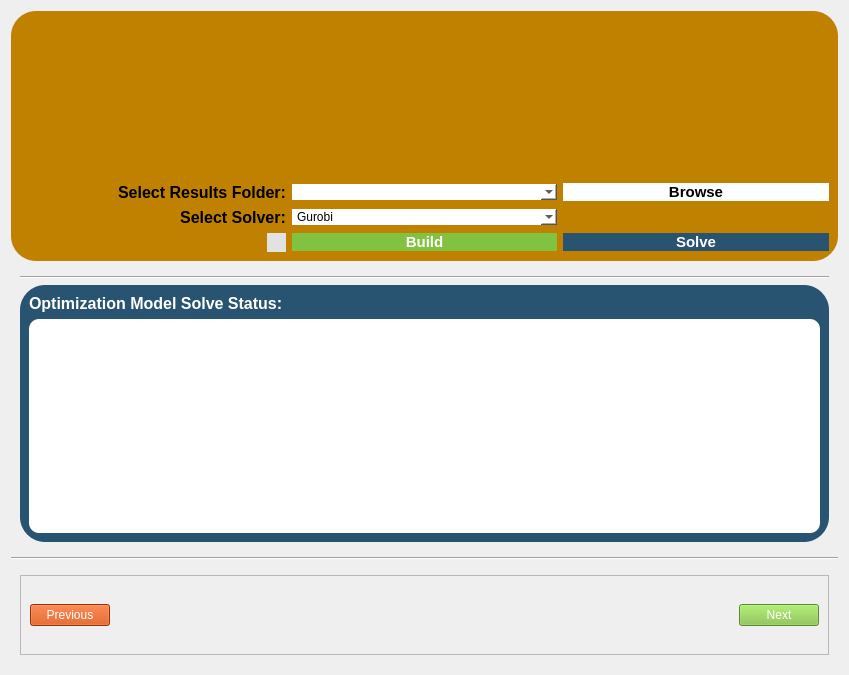
<?xml version="1.0" encoding="UTF-8"?>
<ui version="4.0">
 <class>build_run</class>
 <widget class="QWidget" name="build_run">
  <property name="geometry">
   <rect>
    <x>0</x>
    <y>0</y>
    <width>849</width>
    <height>675</height>
   </rect>
  </property>
  <property name="sizePolicy">
   <sizepolicy hsizetype="Preferred" vsizetype="Preferred">
    <horstretch>0</horstretch>
    <verstretch>0</verstretch>
   </sizepolicy>
  </property>
  <property name="windowTitle">
   <string>Form</string>
  </property>
  <layout class="QVBoxLayout" name="verticalLayout">
   <item>
    <widget class="QFrame" name="frame">
     <property name="frameShape">
      <enum>QFrame::NoFrame</enum>
     </property>
     <property name="frameShadow">
      <enum>QFrame::Raised</enum>
     </property>
     <layout class="QGridLayout" name="gridLayout_3">
      <property name="leftMargin">
       <number>0</number>
      </property>
      <property name="topMargin">
       <number>0</number>
      </property>
      <property name="rightMargin">
       <number>0</number>
      </property>
      <property name="bottomMargin">
       <number>0</number>
      </property>
      <item row="0" column="0">
       <widget class="QFrame" name="frame_5">
        <property name="sizePolicy">
         <sizepolicy hsizetype="Expanding" vsizetype="Expanding">
          <horstretch>0</horstretch>
          <verstretch>0</verstretch>
         </sizepolicy>
        </property>
        <property name="minimumSize">
         <size>
          <width>0</width>
          <height>250</height>
         </size>
        </property>
        <property name="maximumSize">
         <size>
          <width>16777215</width>
          <height>250</height>
         </size>
        </property>
        <property name="styleSheet">
         <string notr="true">background-color: rgb(40, 84, 113);
border-radius: 25;
background-color: rgb(193, 129, 0);</string>
        </property>
        <property name="frameShape">
         <enum>QFrame::NoFrame</enum>
        </property>
        <property name="frameShadow">
         <enum>QFrame::Raised</enum>
        </property>
        <layout class="QGridLayout" name="gridLayout">
         <item row="3" column="1">
          <widget class="QComboBox" name="solver_select_box">
           <property name="styleSheet">
            <string notr="true">background-color: rgb(255, 255, 255);</string>
           </property>
           <item>
            <property name="text">
             <string>Gurobi</string>
            </property>
           </item>
           <item>
            <property name="text">
             <string>GLPK</string>
            </property>
           </item>
           <item>
            <property name="text">
             <string>Clp</string>
            </property>
           </item>
           <item>
            <property name="text">
             <string>HiGHs</string>
            </property>
           </item>
           <item>
            <property name="text">
             <string>Other (Upcoming)</string>
            </property>
           </item>
          </widget>
         </item>
         <item row="4" column="2">
          <widget class="QPushButton" name="run_button">
           <property name="sizePolicy">
            <sizepolicy hsizetype="Preferred" vsizetype="Fixed">
             <horstretch>0</horstretch>
             <verstretch>0</verstretch>
            </sizepolicy>
           </property>
           <property name="font">
            <font>
             <pointsize>11</pointsize>
             <bold>true</bold>
            </font>
           </property>
           <property name="styleSheet">
            <string notr="true">background-color: rgb(40, 84, 113);
color: rgb(255, 255, 255);</string>
           </property>
           <property name="text">
            <string>Solve</string>
           </property>
          </widget>
         </item>
         <item row="2" column="2">
          <widget class="QPushButton" name="browse_folder_button">
           <property name="font">
            <font>
             <pointsize>11</pointsize>
             <bold>true</bold>
            </font>
           </property>
           <property name="styleSheet">
            <string notr="true">background-color: rgb(255, 255, 255);</string>
           </property>
           <property name="text">
            <string>Browse</string>
           </property>
          </widget>
         </item>
         <item row="4" column="1">
          <widget class="QPushButton" name="build_button">
           <property name="sizePolicy">
            <sizepolicy hsizetype="Preferred" vsizetype="Fixed">
             <horstretch>0</horstretch>
             <verstretch>0</verstretch>
            </sizepolicy>
           </property>
           <property name="font">
            <font>
             <pointsize>11</pointsize>
             <bold>true</bold>
            </font>
           </property>
           <property name="styleSheet">
            <string notr="true">background-color: rgb(129, 194, 65);
color: rgb(255, 255, 255);</string>
           </property>
           <property name="text">
            <string>Build</string>
           </property>
          </widget>
         </item>
         <item row="2" column="1">
          <widget class="QComboBox" name="results_file_box">
           <property name="styleSheet">
            <string notr="true">background-color: rgb(255, 255, 255);</string>
           </property>
          </widget>
         </item>
         <item row="1" column="0" colspan="3">
          <widget class="QWidget" name="widget" native="true">
           <property name="maximumSize">
            <size>
             <width>16777215</width>
             <height>250</height>
            </size>
           </property>
           <property name="styleSheet">
            <string notr="true">image: url(:/pics/images/pics/custom_QP_logo.png);</string>
           </property>
           <layout class="QGridLayout" name="gridLayout_2"/>
          </widget>
         </item>
         <item row="3" column="0" alignment="Qt::AlignRight">
          <widget class="QLabel" name="label_5">
           <property name="font">
            <font>
             <family>Segoe UI</family>
             <pointsize>12</pointsize>
             <italic>false</italic>
             <bold>true</bold>
            </font>
           </property>
           <property name="styleSheet">
            <string notr="true">color: rgb(0, 0, 0);
font: 700 12pt &quot;Segoe UI&quot;;</string>
           </property>
           <property name="text">
            <string>Select Solver:</string>
           </property>
           <property name="alignment">
            <set>Qt::AlignCenter</set>
           </property>
          </widget>
         </item>
         <item row="4" column="0" alignment="Qt::AlignRight">
          <widget class="QToolButton" name="build_run_help_button">
           <property name="toolTipDuration">
            <number>3</number>
           </property>
           <property name="styleSheet">
            <string notr="true">QToolButton{
image: url(:/icon/images/icons/info_help1.png);
	background-color: rgb(226, 226, 226);
}</string>
           </property>
           <property name="text">
            <string/>
           </property>
          </widget>
         </item>
         <item row="2" column="0" alignment="Qt::AlignRight">
          <widget class="QLabel" name="label">
           <property name="font">
            <font>
             <family>Segoe UI</family>
             <pointsize>12</pointsize>
             <italic>false</italic>
             <bold>true</bold>
            </font>
           </property>
           <property name="styleSheet">
            <string notr="true"/>
           </property>
           <property name="text">
            <string>Select Results Folder:</string>
           </property>
           <property name="alignment">
            <set>Qt::AlignCenter</set>
           </property>
          </widget>
         </item>
        </layout>
       </widget>
      </item>
      <item row="1" column="0">
       <widget class="QWidget" name="widget_2" native="true">
        <layout class="QGridLayout" name="gridLayout_4">
         <item row="1" column="0">
          <widget class="QFrame" name="model_status_frame">
           <property name="styleSheet">
            <string notr="true">background-color: rgb(40, 84, 113);
color: rgb(255, 255, 255);
border-radius:25</string>
           </property>
           <property name="frameShape">
            <enum>QFrame::StyledPanel</enum>
           </property>
           <property name="frameShadow">
            <enum>QFrame::Raised</enum>
           </property>
           <layout class="QGridLayout" name="gridLayout_5">
            <item row="0" column="0">
             <widget class="QLabel" name="label_3">
              <property name="font">
               <font>
                <pointsize>12</pointsize>
                <bold>true</bold>
               </font>
              </property>
              <property name="text">
               <string>Optimization Model Solve Status:</string>
              </property>
             </widget>
            </item>
            <item row="1" column="0">
             <widget class="QTextEdit" name="report_progress_box">
              <property name="styleSheet">
               <string notr="true">background-color: rgb(255, 255, 255);
color: rgb(0, 0, 0);
border-radius: 10px;</string>
              </property>
              <property name="readOnly">
               <bool>true</bool>
              </property>
             </widget>
            </item>
           </layout>
          </widget>
         </item>
         <item row="0" column="0">
          <widget class="Line" name="line_top">
           <property name="orientation">
            <enum>Qt::Horizontal</enum>
           </property>
          </widget>
         </item>
        </layout>
       </widget>
      </item>
     </layout>
    </widget>
   </item>
   <item>
    <widget class="Line" name="line">
     <property name="sizePolicy">
      <sizepolicy hsizetype="Preferred" vsizetype="Preferred">
       <horstretch>0</horstretch>
       <verstretch>0</verstretch>
      </sizepolicy>
     </property>
     <property name="orientation">
      <enum>Qt::Horizontal</enum>
     </property>
    </widget>
   </item>
   <item>
    <widget class="QFrame" name="frame_4">
     <property name="sizePolicy">
      <sizepolicy hsizetype="Preferred" vsizetype="Fixed">
       <horstretch>0</horstretch>
       <verstretch>0</verstretch>
      </sizepolicy>
     </property>
     <property name="frameShape">
      <enum>QFrame::NoFrame</enum>
     </property>
     <property name="frameShadow">
      <enum>QFrame::Raised</enum>
     </property>
     <layout class="QHBoxLayout" name="horizontalLayout">
      <item>
       <widget class="QFrame" name="frame_2">
        <property name="frameShape">
         <enum>QFrame::StyledPanel</enum>
        </property>
        <property name="frameShadow">
         <enum>QFrame::Raised</enum>
        </property>
        <layout class="QHBoxLayout" name="horizontalLayout_3">
         <item>
          <widget class="QPushButton" name="previous_button">
           <property name="styleSheet">
            <string notr="true">background-color: rgb(208, 69, 0);
font: 700 12pt &quot;Segoe UI&quot;;
color: rgb(255, 255, 255);</string>
           </property>
           <property name="text">
            <string>Previous</string>
           </property>
          </widget>
         </item>
         <item>
          <spacer name="horizontalSpacer_2">
           <property name="orientation">
            <enum>Qt::Horizontal</enum>
           </property>
           <property name="sizeHint" stdset="0">
            <size>
             <width>40</width>
             <height>20</height>
            </size>
           </property>
          </spacer>
         </item>
         <item>
          <widget class="QLabel" name="label_2">
           <property name="minimumSize">
            <size>
             <width>500</width>
             <height>60</height>
            </size>
           </property>
           <property name="styleSheet">
            <string notr="true">image: url(:/logos/images/logo/optimization_icon.png);</string>
           </property>
           <property name="text">
            <string/>
           </property>
          </widget>
         </item>
         <item>
          <spacer name="horizontalSpacer">
           <property name="orientation">
            <enum>Qt::Horizontal</enum>
           </property>
           <property name="sizeHint" stdset="0">
            <size>
             <width>40</width>
             <height>20</height>
            </size>
           </property>
          </spacer>
         </item>
         <item>
          <widget class="QPushButton" name="next_button">
           <property name="styleSheet">
            <string notr="true">background-color: rgb(129, 194, 65);
font: 700 12pt &quot;Segoe UI&quot;;
color: rgb(255, 255, 255);


</string>
           </property>
           <property name="text">
            <string>Next</string>
           </property>
          </widget>
         </item>
        </layout>
       </widget>
      </item>
     </layout>
    </widget>
   </item>
  </layout>
 </widget>
 <resources>
  <include location="../../../resources.qrc"/>
 </resources>
 <connections/>
</ui>
